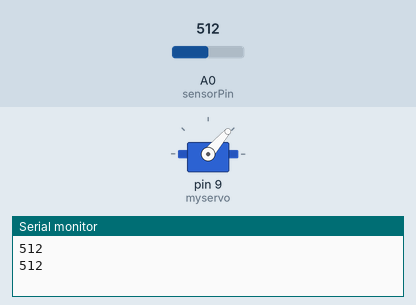
Bench run of a sketch on a simulated Arduino Uno, built with avr-gcc and run on an emulated ATmega328P. On the bench: servo, the last lines printed to the serial monitor. The test bench sets the inputs (shaded band); at power-on: A0 (sensorPin) = 512.

Above: at 6.3 s.
6.4 s: A0 (sensorPin) set to 314
At 6.6 s:
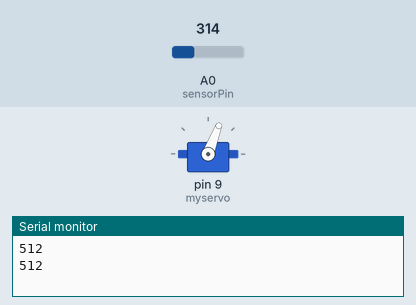
12.6 s: A0 (sensorPin) set to 290
At 16.3 s:
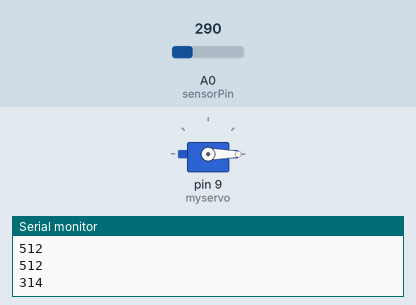
18.8 s: A0 (sensorPin) set to 306
At 20.08 s:
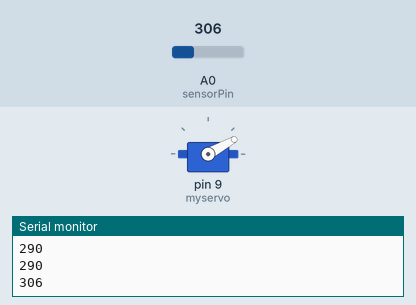
Timing chart, 0 to 31.0 s (numbered marks = the images above; inputs shaded):
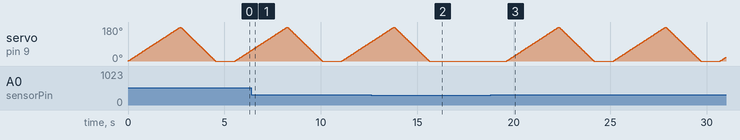

The sketch:

Moisture_Sensor.ino
```cpp
#include<Servo.h>
Servo myservo;
int pos=5;
int sensorPin=0;
int sensor_value=0;
void setup()
{
  myservo.attach(9);
  Serial.begin(9600);
  // put your setup code here, to run once:

}

void loop()
{
 sensor_value=analogRead(sensorPin);
 Serial.println(sensor_value);
 if(sensor_value > 300)
 {
  for(pos=0;pos<180;pos+=1)
  {
    myservo.write(pos);
    delay(15);
  }
  for(pos=180;pos>=0;pos-=1)
  {
    myservo.write(pos);
    delay(10);

  }
 }
 delay(1000);
  //put your main code here, to run repeatedly:

}
```

Measured:
- the behaviour switches between 301 and 300 on A0 (sensorPin) (found by bisection; images 1 and 2)
- after the input at 12.6 s, servo on pin 9 (myservo): goes on until 15.6 s, then stays 0°
